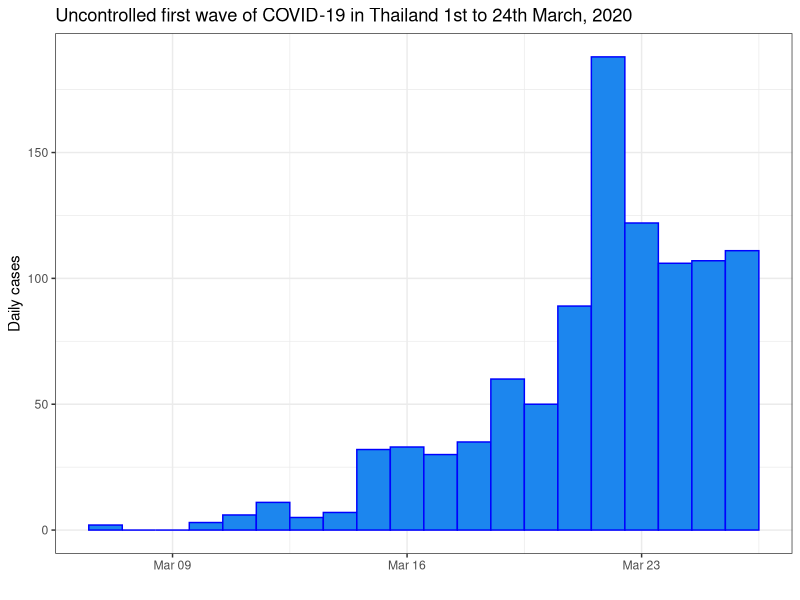
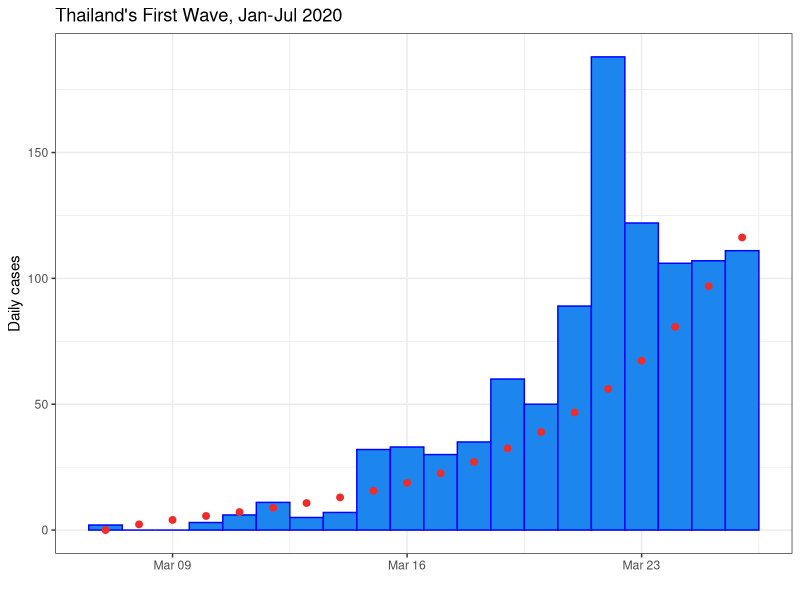
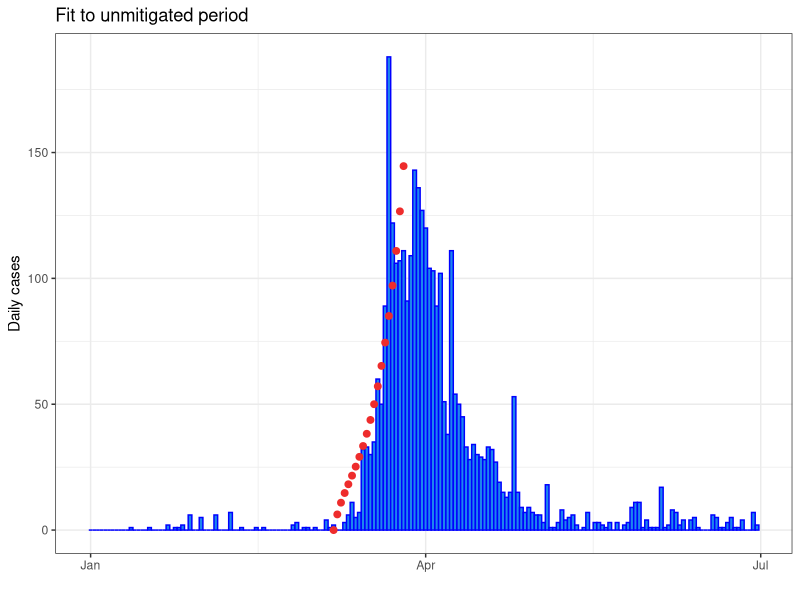

Reproduce these figures in R, in order. (Note: this script raises an error after producing the figures.)
## ---- chunk 1
knitr::opts_chunk$set(
    g.align = "center"
)
## ---- chunk 2
#| message: false
# SPARK Modelling Short course

#########################
## FITTING MODELS IN R ##
#########################
library(dplyr)
library(deSolve)
library(ggplot2)
## ---- chunk 3
# Data imports and filtering
first_wave <- read.csv("first_wave_TH.csv", colClasses = c("Date", "numeric", "numeric"))
# fixing the format of date
first_wave$Date <- as.Date(first_wave$Date, format = "%Y-%m-%d")
# Time window
start_date <- as.Date("2020-03-07")
end_date <- as.Date("2020-03-26")

# Filter data to capture period prior to interventions. This has already been done in the last session.
uncontrolled_period <- first_wave %>%
    filter(Date >= start_date, Date <= end_date)

# Plot the filtered data
ggplot(uncontrolled_period) +
    geom_col(aes(x = Date, y = Cases), width = 1, fill = "dodgerblue2", colour = "blue") +
    ylab("Daily cases") +
    xlab("") +
    ggtitle("Uncontrolled first wave of COVID-19 in Thailand 1st to 24th March, 2020") +
    theme_bw()
## ---- chunk 4
## Define model as per the previous session
# Time window
times <- seq(start_date, end_date, by = 1)

# Model parameters
parameters <- c(
    R0 = 4,
    incubation_period = 5,
    infectious_period = 6
)

# Initial conditions
Total_population <- 6.6e7 # Population of Thailand
Initial_exposed <- 0
Initial_infectious <- 20 # Initial infectious seed
Initial_recovered <- 0
Initial_susceptible <- Total_population - Initial_exposed - Initial_infectious - Initial_recovered

# State variables
state <- c(
    Susceptible = Initial_susceptible,
    Exposed = Initial_exposed,
    Infectious = Initial_infectious,
    Recovered = Initial_recovered
)


# Model function
COVID.base <- function(t, state, parameters) {
    with(as.list(c(state, parameters)), {
        # Calculate the total population size
        Total_population <- Susceptible + Exposed + Infectious + Recovered

        # Calculate the average force of infection imposed on each susceptible individual
        force_of_infection <- R0 * Infectious / (Total_population * infectious_period)

        # Calculate the net (instantaneous) change in each state variable
        Susceptible_change <- -force_of_infection * Susceptible
        Exposed_change <- force_of_infection * Susceptible - Exposed / incubation_period
        Infectious_change <- Exposed / incubation_period - Infectious / infectious_period
        Recovered_change <- Infectious / infectious_period

        # Return net changes as list
        return(list(
            c(
                Susceptible_change,
                Exposed_change,
                Infectious_change,
                Recovered_change
            )
        ))
    })
}

solve.base.model <- function(y_ = state,
                             times_ = times,
                             func. = COVID.base,
                             parms_ = parameters) {
    out <- ode(
        y = y_,
        times = as.numeric(times_ - times_[1]),
        func = func.,
        parms = parms_
    )

    # Calculate the prevalence, incidence and cumulative incidence (for comparison with data)
    out <- as.data.frame(out) %>%
        mutate(
            Prevalence = Exposed + Infectious,
            Incidence = Exposed / parms_["incubation_period"],
            Cumulative_incidence = cumsum(Incidence) + Incidence[1],
            Population = Susceptible + Exposed + Infectious + Recovered,
            Date = times_
        )

    return(out)
}
## ---- chunk 5
# now we use the model developed in the last session and solve it
# for an initial set of parameters, an initial state and using times
# from just 7th - 26th  of March 2020
out_init <- solve.base.model(
    y_ = state,
    times_ = times,
    func. = COVID.base,
    parms_ = parameters
)

# Plot the filtered data and the first model "guess"
ggplot(uncontrolled_period) +
    geom_col(aes(x = Date, y = Cases), width = 1, fill = "dodgerblue2", colour = "blue") +
    geom_point(data = out_init, aes(x = Date, y = Incidence), size = 2, colour = "firebrick2") +
    ylab("Daily cases") +
    xlab("") +
    ggtitle("Thailand's First Wave, Jan-Jul 2020") +
    theme_bw()
## ---- chunk 6
# find the sum of the residuals squared for day 2 until day 24
SSQ_initial <- sum((uncontrolled_period$Cases[-1] - out_init$Incidence[-1])^2)
SSQ_initial
## ---- chunk 7
# transform the parameters
# The search / optimization algorithm we employ searches over
# the range (-Inf, Inf) for each variable. In our application
# we are only interested in solutions in the range (0, Inf)
# for R0 and I(0). Therefore, it
# would be a good idea to apply a transformation to our
# search space so that we are not wasting time exploring
# infeasible regions of parameter space.
initial_transformed_parameters <- log(c(
    "R0" = 4,
    "Initial_infectious" = 20
))
## ---- chunk 8
#### Fitting routine ####

# We have selected R0 and I(0) as our free parameters
# We need a function that accepts R0 and I(0) as arguments,
# solves the model using these inputs, and calculates the
# sum of squares of the data given these parameters

SSQ_function <- function(transformed_parameters,
                         data = uncontrolled_period$Cases[-1],
                         state_base = state,
                         times_ = times,
                         func. = COVID.base,
                         parms_base = parameters) {

    # Untransform parameters
    R0 <- exp(transformed_parameters["R0"])
    Initial_infectious <- exp(transformed_parameters["Initial_infectious"])

    # Calculate updated susceptible population
    Initial_susceptible <- state_base["Susceptible"] + state_base["Infectious"] - Initial_infectious

    # Overwrite baseline parameters with proposed parameters
    parms_base["R0"] <- R0
    state_base["Susceptible"] <- Initial_susceptible
    state_base["Infectious"] <- Initial_infectious

    # Solve model with updated parameters
    out <- solve.base.model(
        state_base,
        times_,
        func.,
        parms_base
    )
    return(
        sum((uncontrolled_period$Cases[-1] - out$Incidence[-1])^2)
    )
}
## ---- chunk 9
SSQ_initial_from_function <- SSQ_function(initial_transformed_parameters)
SSQ_initial_from_function
SSQ_initial
## ---- chunk 10
#### Optimal parameters ####

# Use the optim function to determine the parameters that
# minimize the negative log-likelihood (i.e., maximize
# the likelihood)
# We will use the Nelder-Mead optimization solver
optim_NM <- optim(
    par = initial_transformed_parameters,
    fn = SSQ_function,
    control = list(maxit = 500),
    method = "Nelder-Mead",
    hessian = TRUE
)
## ---- chunk 11
# Check for convergence (always code 0 for NM)
optim_NM$convergence # 0 - converged; 1 - failed to converge

# Inspect solution
optim_NM$par
## ---- chunk 12
# Back-transform parameters
optimum_parameters <- exp(optim_NM$par)
optimum_parameters
## ---- chunk 13
# Inspect the optimal negative log-likelihood
optimum_NLL <- optim_NM$value
optimum_NLL
## ---- chunk 14
#### Optimal model solution ####

# Create the optimal parameter and state vectors
optimal_parameters <- parameters
optimal_parameters["R0"] <- optimum_parameters["R0"]

optimal_initial_state <- state
optimal_initial_state["Susceptible"] <- state["Susceptible"] + state["Infectious"] - optimum_parameters["Initial_infectious"]
optimal_initial_state["Infectious"] <- optimum_parameters["Initial_infectious"]

# Solve the model given the optimal parameters and initial conditions
optimal_solution <- solve.base.model(
    y_ = optimal_initial_state,
    times_ = times,
    func. = COVID.base,
    parms = optimal_parameters
)


# Plot the optimal solution
ggplot(first_wave) +
    geom_col(aes(x = Date, y = Cases), width = 1, fill = "dodgerblue2", colour = "blue") +
    geom_point(data = optimal_solution, aes(x = Date, y = Incidence), size = 2, colour = "firebrick2") +
    ylab("Daily cases") +
    xlab("") +
    ggtitle("Fit to unmitigated period") +
    theme_bw()
## ---- chunk 15
#| cache: TRUE
# Specify search grid
R0_vec <- seq(from = 0.1, to = 10, by = 0.1)
initial_infectious_vec <- seq(from = 1, to = 50, by = 1)

# the function that will perform grid search

nll.grid <- function(R0_vec, initial_infectious_vec) {
    parameter_grid <- expand.grid(
        R0 = R0_vec,
        initial_infectious = initial_infectious_vec
    )
    nll <- data.frame(matrix(nrow = nrow(parameter_grid), ncol = 1))
    colnames(nll) <- "NLL"
    for (row_of_params in seq(1, dim(parameter_grid)[1])) {
        transformed_params <- log(c(
            "R0" = parameter_grid[row_of_params, 1],
            "Initial_infectious" = parameter_grid[row_of_params, 2]
        ))
        nll[row_of_params, ] <- negative_log_likelihood(transformed_params)
    }
    return(data.frame(
        Reproduction_number = parameter_grid["R0"],
        Initial_infectious = parameter_grid["initial_infectious"],
        nll
    ))
}

# call the function that will calculate likelihood surface
nll_grid_results <- nll.grid(R0_vec, initial_infectious_vec)


# Plot likelihood surface
nll_plot <- nll_grid_results %>%
    ggplot2::ggplot(aes(
        x = R0,
        y = initial_infectious,
        fill = NLL,
        z = NLL
    )) +
    geom_tile() +
    geom_contour(breaks = c(100, 110, 120, 130, 200, 500, 1000, 4000)) +
    ylab("I(0)") +
    xlab("R0") +
    ggtitle("Likelihood surface") +
    theme_bw()

# Extract optimum from grid search
grid_optimum <- nll_grid_results[which.min(nll_grid_results$NLL), ]
grid_optimum

# Superimpose optimum on likelihood surface plot
nll_plot <- nll_plot +
    geom_point(aes(
        x = grid_optimum$R0,
        y = grid_optimum$initial_infectious
    ),
    colour = "red",
    )
# Superimpose optimal point to negative-log-likelihood plot
nll_plot <- nll_plot + geom_point(aes(
    x = optimum_parameters["R0"],
    y = optimum_parameters["Initial_infectious"]
),
colour = "yellow",
size = 1
)

print(nll_plot)
## ---- chunk 16
# Calculate the observational confidence intervals
optimal_solution <- optimal_solution %>%
    mutate(
        lower50 = qpois(p = 0.25, lambda = Incidence), # 50% confidence interval (i.e., 25 - 75th centiles)
        upper50 = qpois(p = 0.75, lambda = Incidence),
        lower95 = qpois(p = 0.025, lambda = Incidence), # 95% confidence interval (i.e., 2.5 - 97.5th centiles)
        upper95 = qpois(p = 0.975, lambda = Incidence)
    )

# Plot confidence intervals as ribbons around the central estimates
ggplot(first_wave) +
    geom_col(aes(x = Date, y = Cases), width = 1.0, fill = "dodgerblue2", colour = "blue") +
    geom_ribbon(data = optimal_solution[-1, ], aes(x = Date, ymin = lower50, ymax = upper50), fill = "firebrick2", colour = "firebrick2", alpha = 0.8) +
    geom_ribbon(data = optimal_solution[-1, ], aes(x = Date, ymin = lower95, ymax = upper95), fill = "firebrick2", colour = "firebrick2", alpha = 0.5) +
    ylab("Daily cases") +
    xlab("") +
    ggtitle("Fit to unmitigated period (with observational uncertainty)") +
    theme_bw()
## ---- chunk 17
optim_NM$hessian
## ---- chunk 18
# Covariance matrix
covar_matrix <- solve(optim_NM$hessian)
covar_matrix
## ---- chunk 19
# Now use the covariance matrix to generate standard errors for each parameter
std_errors <- sqrt(diag(covar_matrix))
estimates_transformed <- data.frame(
    estimate = optim_NM$par,
    std_error = std_errors
) %>%
    mutate(
        lower95CI = estimate - 1.96 * std_error,
        upper95CI = estimate + 1.96 * std_error
    )
estimates_transformed


# Back-transform estimates and confidence intervals
estimates <- exp(estimates_transformed[, -2])
estimates
